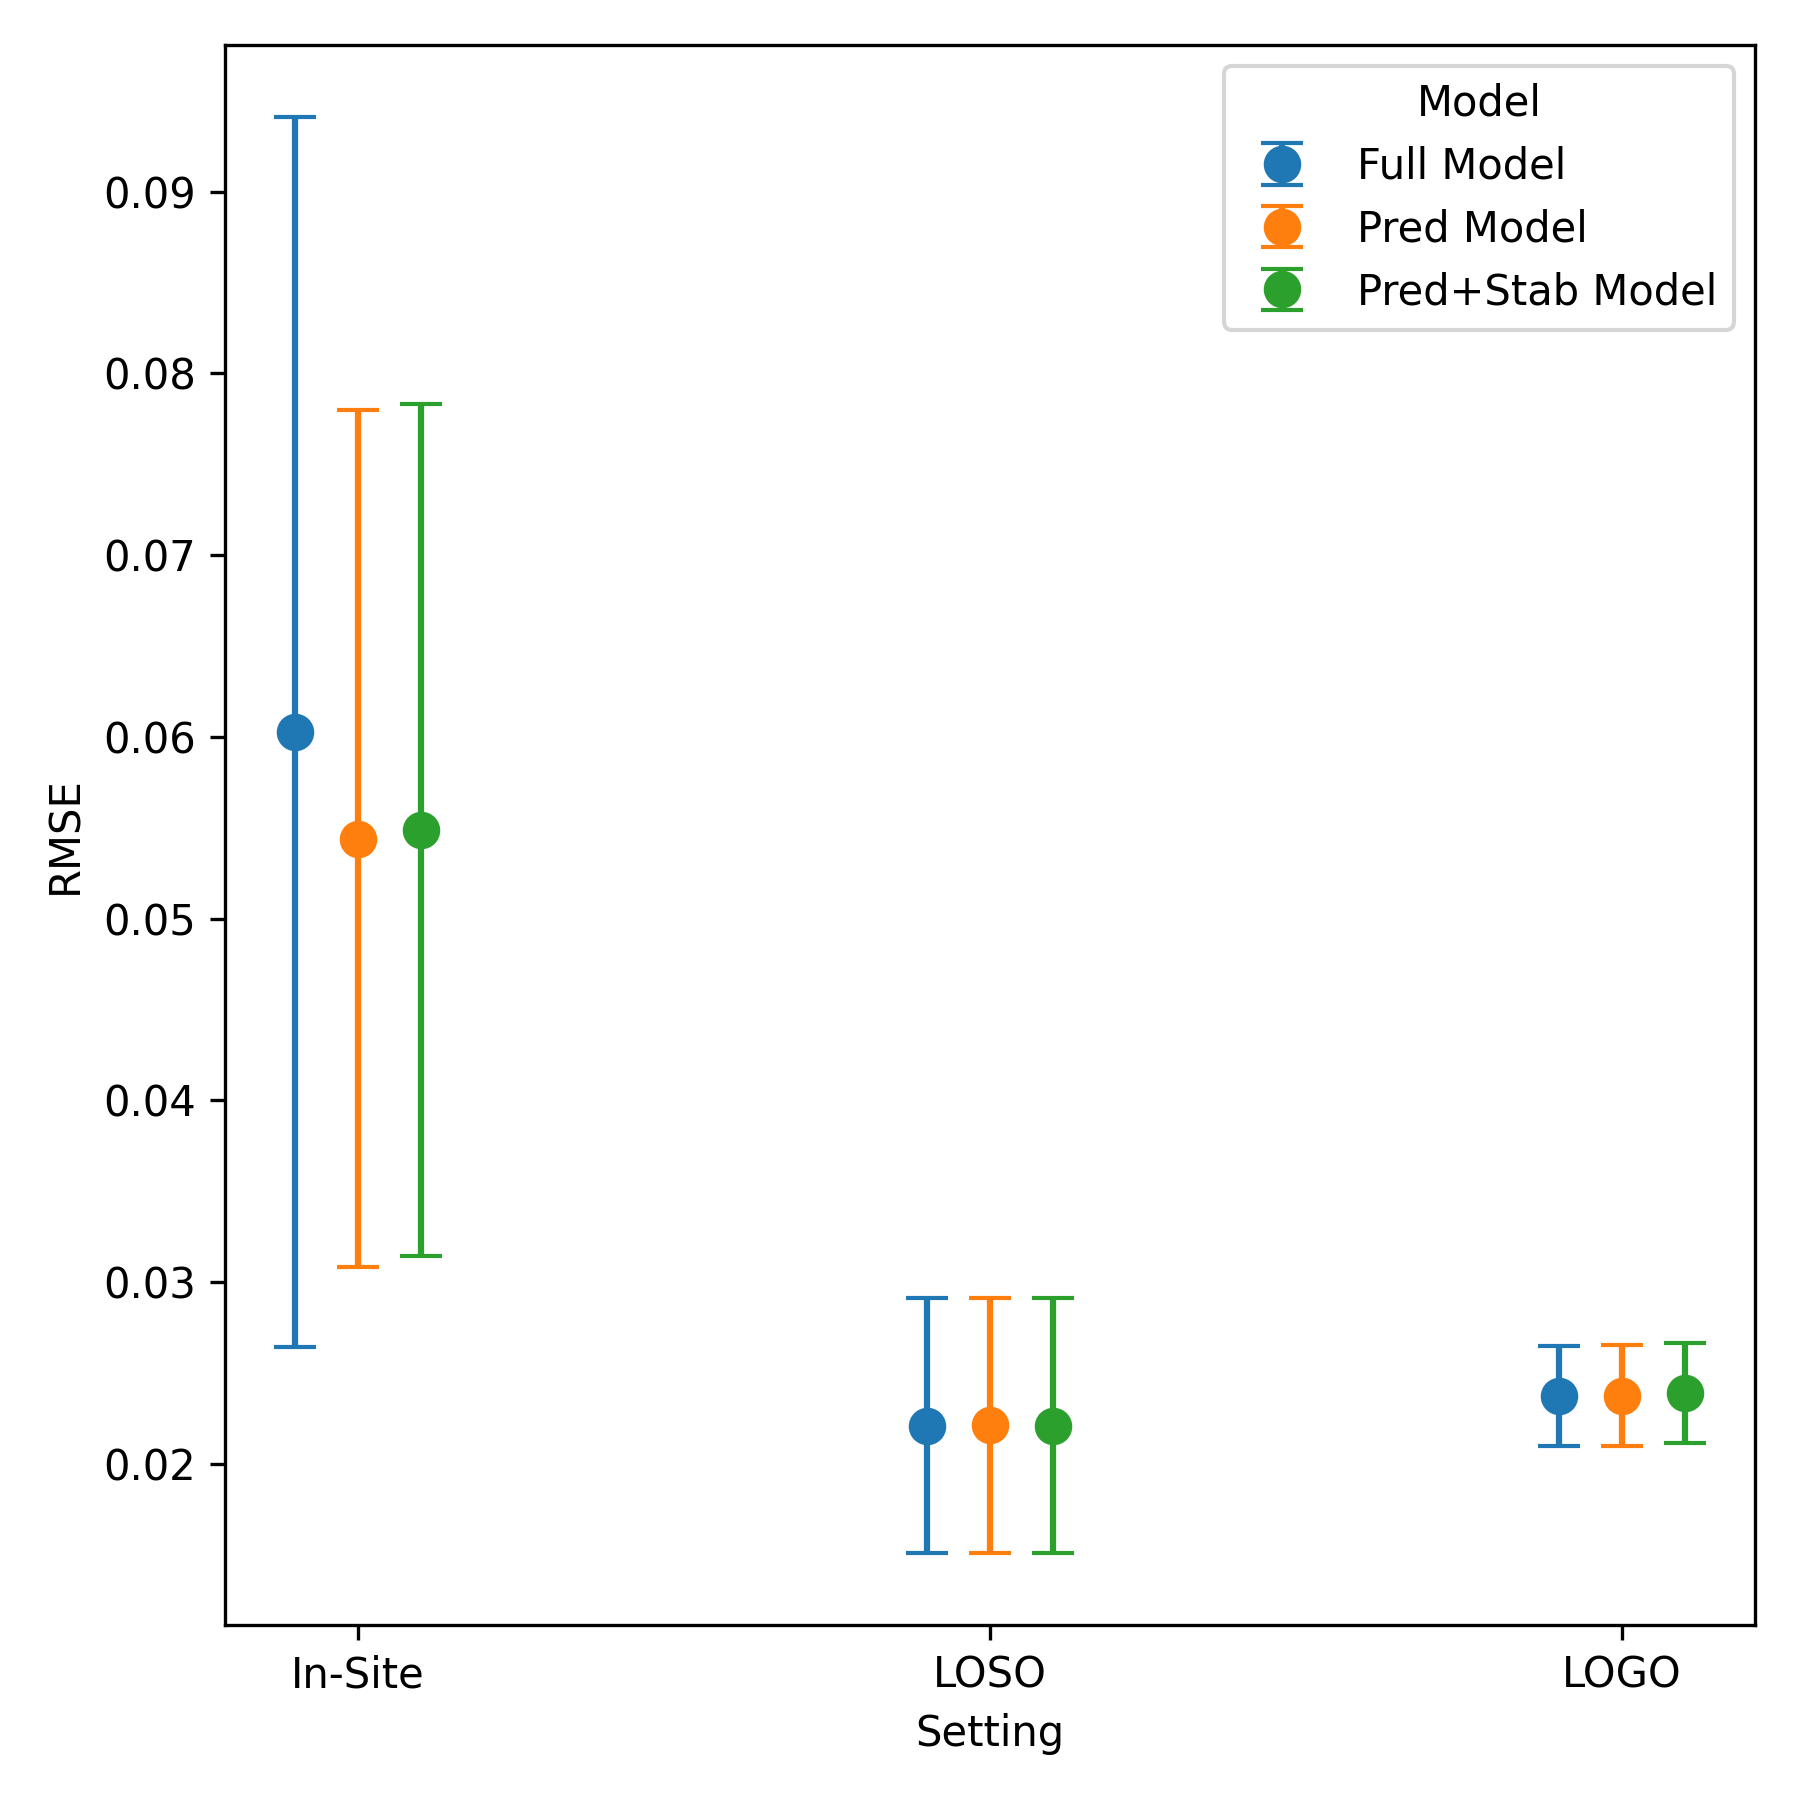

Reproduce this figure in Python.
import pandas as pd
import matplotlib
matplotlib.use('Agg')  # Use a non-interactive backend
import matplotlib.pyplot as plt
import seaborn as sns
import numpy as np
import os

# --- Read in the data ---
# In-Site files
df_lr_insite_nostab = pd.read_csv('/cluster/project/math/akmete/MSc/Stabilized_Regression/In_Site/NoStability/LR/results_lasso_modified.csv')
df_lr_insite_withstab = pd.read_csv('/cluster/project/math/akmete/MSc/Stabilized_Regression/In_Site/WithStability/LR/results_lasso_modified.csv')

# LOSO files
df_lr_loso_nostab = pd.read_csv('/cluster/project/math/akmete/MSc/Stabilized_Regression/LOSO/NoStability/LR/results_screened.csv')
df_lr_loso_withstab = pd.read_csv('/cluster/project/math/akmete/MSc/Stabilized_Regression/LOSO/WithStability/LR/results_screened.csv')

# LOGO files
df_lr_logo_nostab = pd.read_csv('/cluster/project/math/akmete/MSc/Stabilized_Regression/LOGO/NoStability/LR/results_lasso_withOhat.csv')
df_lr_logo_withstab = pd.read_csv('/cluster/project/math/akmete/MSc/Stabilized_Regression/LOGO/WithStability/LR/results_lasso.csv')

# --- Rename identifier columns if needed ---
# For LOGO files, rename identifier column to 'site'
df_lr_logo_nostab.rename(columns={'test_cluster': 'site'}, inplace=True)
df_lr_logo_withstab.rename(columns={'test_cluster': 'site'}, inplace=True)
# For LOSO files, rename identifier column to 'site'
df_lr_loso_nostab.rename(columns={'test_site': 'site'}, inplace=True)
df_lr_loso_withstab.rename(columns={'test_site': 'site'}, inplace=True)

# --- Create a function to extract and label data for each setting ---
def create_setting_df(df_nostab, df_withstab, setting_name):
    # Full Model: use the full_rmse_scaled column (identical in both files)
    df_full = df_nostab[['site', 'full_rmse_scaled']].copy()
    df_full.rename(columns={'full_rmse_scaled': 'rmse'}, inplace=True)
    df_full['model'] = 'Full Model'
    df_full['setting'] = setting_name
    
    # Pred Model: from NoStability file's rmse
    df_pred = df_nostab[['site', 'ensemble_rmse_scaled']].copy()
    df_pred.rename(columns={'ensemble_rmse_scaled':'rmse'}, inplace=True)
    df_pred['model'] = 'Pred Model'
    df_pred['setting'] = setting_name
    
    # Pred+Stab Model: from WithStability file's rmse
    df_predstab = df_withstab[['site', 'ensemble_rmse_scaled']].copy()
    df_predstab.rename(columns={'ensemble_rmse_scaled':'rmse'}, inplace=True)
    df_predstab['model'] = 'Pred+Stab Model'
    df_predstab['setting'] = setting_name
    
    return pd.concat([df_full, df_pred, df_predstab], axis=0)

# --- Build dataframes for each setting ---
df_insite = create_setting_df(df_lr_insite_nostab, df_lr_insite_withstab, 'In-Site')
df_loso   = create_setting_df(df_lr_loso_nostab, df_lr_loso_withstab, 'LOSO')
df_logo   = create_setting_df(df_lr_logo_nostab, df_lr_logo_withstab, 'LOGO')

# Define a threshold for the full model in the In-Site setting
threshold_full_insite = 1  # adjust this value as needed

# Filter the In-Site DataFrame: keep only rows for the Full Model with RMSE below the threshold
df_insite = df_insite[~((df_insite['model'] == 'Full Model') & (df_insite['rmse'] > threshold_full_insite))]

# --- Combine all settings ---
df_combined = pd.concat([df_insite, df_loso, df_logo], ignore_index=True)

# --- (Optional) Remove outliers if needed ---
# threshold = some_value
# df_combined = df_combined[df_combined['rmse'] < threshold]

# --- Compute summary statistics for each setting and model ---
stats = df_combined.groupby(['setting', 'model'])['rmse'].agg(['mean', 'std']).reset_index()

# --- Plotting ---
settings_order = ['In-Site', 'LOSO', 'LOGO']
models_order = ['Full Model', 'Pred Model', 'Pred+Stab Model']

x_positions = np.arange(len(settings_order))
n_models = len(models_order)
width = 0.1

fig, ax = plt.subplots(figsize=(6, 6))
for i, model in enumerate(models_order):
    data_model = stats[stats['model'] == model]
    means, stds, xs = [], [], []
    for j, setting in enumerate(settings_order):
        row = data_model[data_model['setting'] == setting]
        if not row.empty:
            means.append(row['mean'].values[0])
            stds.append(row['std'].values[0])
            xs.append(x_positions[j] + (i - n_models/2 + 0.5)*width)
    ax.errorbar(xs, means, yerr=stds, fmt='o', capsize=5, markersize=8, label=model)

ax.set_xticks(x_positions)
ax.set_xticklabels(settings_order)
ax.set_xlabel("Setting")
ax.set_ylabel("RMSE")
ax.legend(title="Model")
plt.tight_layout()
plt.savefig("averagermse_SR_LR.png", dpi=300)
plt.close()
